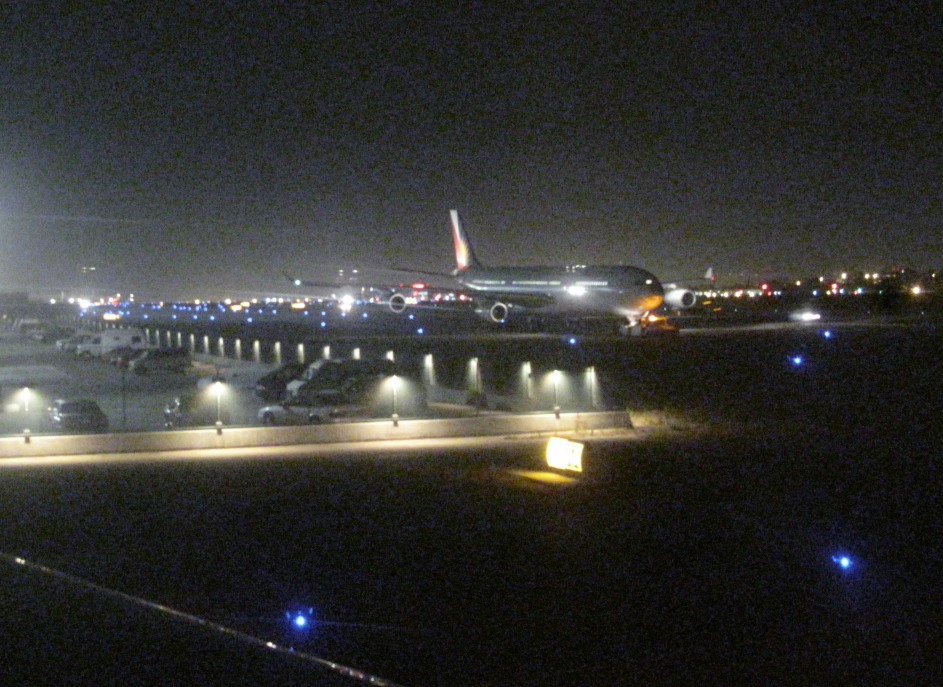
#> input picture tools/quality_validation/noise_ringing_validation/images/NR004.jpg, 2829 x 2061 px (shown at 1/3 size); its folder holds only this picture in this run
$ python -i experimental_noise_v3.py   (imports and definitions only)   (older library calls are emulated)
#> lines starting #> are read from the running program, lines starting #| are printed output that depends on the picture; after the words box and inside, x2 and y2 are one past the last pixel; in counts of white or black regions, pixels touching at a corner belong together
#> further down, picture is the input picture: shape (2061, 2829, 3); mean B, G, R 49, 51.9, 51.6
#!/usr/bin/env python3
"""Research-only Noise v3 estimator for ACCESS VisionCheck.

Does not modify experimental_classical_v2 or production scoring.

Why v2 fails (diagnosis):
- v2 uses |Y - GaussianBlur(Y)| std on a low-gradient mask.
- Structured texture, sharpening residuals, and JPEG grain in 'flat' masks still
  leak into that residual.
- Chrominance noise is invisible to a luma-only residual.
- On the ACCESS pilot, the detector often assigns badge 5 while humans rate 3
  (under-detection), producing a wrong-signed rank relationship.

v3 approach (a priori; not fitted on SPAQ or ACCESS pilot):
1. Select flat 8x8 blocks by low luminance std AND low edge density.
2. Estimate robust high-pass energy per block with MAD of Laplacian (luma)
   and MAD of chroma residuals (U/V).
3. Aggregate with a median over flat blocks (resistant to outlier textured tiles).
4. Also compute a v2-style homogeneous luma residual as a safety channel
   (preserves rank signal when flat MAD under-fires on processed photos).
5. amount = max(luma_mad, CHROMA_WEIGHT * chroma_mad, homog_residual).
6. Mild dark-visibility weight (a priori).
7. Map to cleanliness q with REF from synthetic AWGN.
"""

from __future__ import annotations

from typing import Any

import numpy as np

try:
    import cv2
except ImportError:  # pragma: no cover
    cv2 = None  # type: ignore

NOISE_V3_ID = "experimental_noise_v3"
RESIZE_CAP = 1024

# A priori from synthetic AWGN ladders (flat + photo + chroma). Not SPAQ/pilot.
NOISE_AMOUNT_REF = 10.0
CHROMA_WEIGHT = 1.35
BLOCK = 8
MIN_FLAT_BLOCKS = 12
# Flat block gates (8-bit).
FLAT_STD_MAX = 6.5
FLAT_EDGE_MAX = 0.08
DARK_VISIBILITY_GAIN = 0.45  # amount *= 1 + gain*(1 - mean_luma)


def clip01(x: float) -> float:
    return max(0.0, min(1.0, float(x)))


def _resize_longest(bgr: np.ndarray, cap: int = RESIZE_CAP) -> np.ndarray:
#> called with cap = 1024
    h, w = bgr.shape[:2]
    longest = max(h, w)
    if longest <= cap:
        return bgr
    scale = cap / float(longest)
    nh, nw = max(1, int(round(h * scale))), max(1, int(round(w * scale)))
    return cv2.resize(bgr, (nw, nh), interpolation=cv2.INTER_AREA)


def _mad(values: np.ndarray) -> float:
    if values.size == 0:
        return 0.0
    med = float(np.median(values))
    return float(np.median(np.abs(values - med)))


def _sigma_from_mad(mad: float) -> float:
    # Robust Gaussian scale: sigma ≈ 1.4826 * MAD
    return 1.4826 * float(mad)


def _flat_block_coords(y: np.ndarray, edges: np.ndarray) -> list[tuple[int, int]]:
    h, w = y.shape
    coords: list[tuple[int, int]] = []
    for by in range(0, h - BLOCK + 1, BLOCK):
        for bx in range(0, w - BLOCK + 1, BLOCK):
            tile = y[by : by + BLOCK, bx : bx + BLOCK]
            if float(np.std(tile)) > FLAT_STD_MAX:
                continue
            e = edges[by : by + BLOCK, bx : bx + BLOCK]
            if float(np.mean(e > 0)) > FLAT_EDGE_MAX:
                continue
            coords.append((by, bx))
    return coords


def estimate_noise_bgr(bgr: np.ndarray) -> dict[str, Any]:
    """Return noise amount / cleanliness for a BGR image."""
    if cv2 is None:
        raise RuntimeError("OpenCV required for Noise v3")
    work = _resize_longest(bgr, RESIZE_CAP)
    yuv = cv2.cvtColor(work, cv2.COLOR_BGR2YUV)
#> yuv: shape (746, 1024, 3); mean of channels 0, 1, 2 51.5, 126.8, 128
    y = yuv[:, :, 0].astype(np.float64)
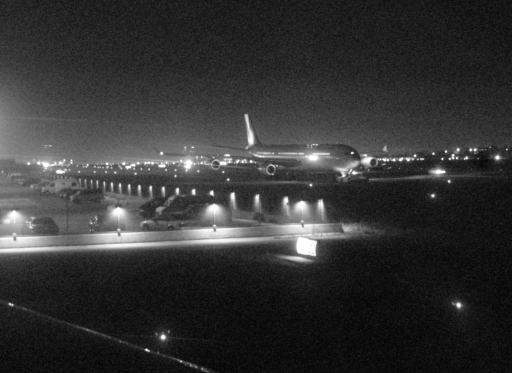
#> y: shape (746, 1024) float64 (shown at 1/2 size); min 1, max 254, mean 51.5
    u = yuv[:, :, 1].astype(np.float64)
    v = yuv[:, :, 2].astype(np.float64)
    y_u8 = yuv[:, :, 0]
    edges = cv2.Canny(y_u8, 60, 140)
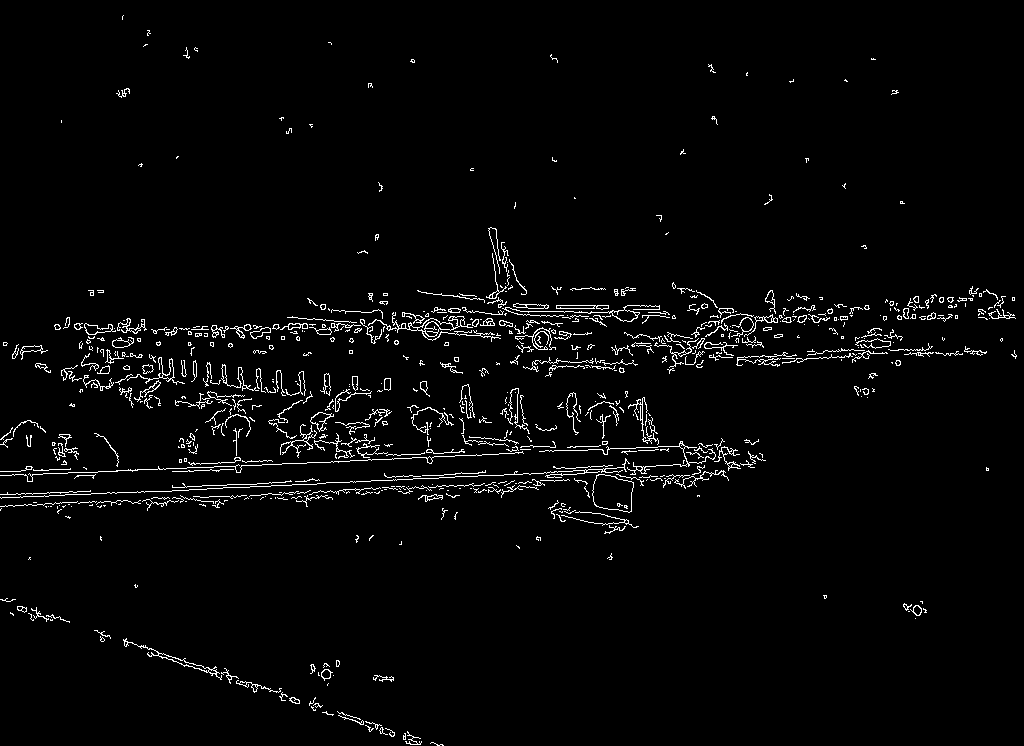
#> edges: shape (746, 1024); 2.6% white in thin lines or dots

    coords = _flat_block_coords(y, edges)
#> after the loop in _flat_block_coords, `for by in range(0, h - BLOCK + 1, BLOCK):`: coords = 8244 pairs, first value 0 to 736, second value 0 to 1016
    luma_sigs: list[float] = []
    chroma_sigs: list[float] = []

    # Mild blur for chroma residual; Laplacian MAD for luma high-frequency grain.
    u_blur = cv2.GaussianBlur(u, (3, 3), 0)
    v_blur = cv2.GaussianBlur(v, (3, 3), 0)

    for by, bx in coords:
        y_tile = y[by : by + BLOCK, bx : bx + BLOCK]
        lap = cv2.Laplacian(y_tile, cv2.CV_64F)
        luma_sigs.append(_sigma_from_mad(_mad(lap.ravel())) / 6.0)
        # /6 approximates Immerkaer-style scaling for 3x3 Laplacian energy.

        u_res = (u[by : by + BLOCK, bx : bx + BLOCK] - u_blur[by : by + BLOCK, bx : bx + BLOCK]).ravel()
        v_res = (v[by : by + BLOCK, bx : bx + BLOCK] - v_blur[by : by + BLOCK, bx : bx + BLOCK]).ravel()
        chroma_sigs.append(
            max(_sigma_from_mad(_mad(u_res)), _sigma_from_mad(_mad(v_res)))
        )
#> this loop made 8244 passes
#> bx on passes 1 to 3: 8, 16, 24
#> after the loop, chroma_sigs = 8244 values, max 1.53 at index 2903, min 0 at index 3909, mean 0.622; luma_sigs = 8244 values, max 4.69 at index 2300, min 0 at index 4814, mean 2.52

    n_flat = len(coords)
#> n_flat = 8244
    if n_flat < MIN_FLAT_BLOCKS:
        # Fallback: global low-gradient MAD (still robust, still chroma-aware).
        gx = cv2.Sobel(y, cv2.CV_64F, 1, 0, ksize=3)
        gy = cv2.Sobel(y, cv2.CV_64F, 0, 1, ksize=3)
        mag = np.sqrt(gx * gx + gy * gy)
        thr = max(float(np.percentile(mag, 25)), 6.0)
        mask = mag <= thr
        if int(np.count_nonzero(mask)) < 256:
            mask = np.ones_like(y, dtype=bool)
        lap = cv2.Laplacian(y, cv2.CV_64F)
        luma_sigma = _sigma_from_mad(_mad(lap[mask].ravel())) / 6.0
        chroma_sigma = max(
            _sigma_from_mad(_mad((u - u_blur)[mask].ravel())),
            _sigma_from_mad(_mad((v - v_blur)[mask].ravel())),
        )
        fallback = True
    else:
        luma_sigma = float(np.median(np.asarray(luma_sigs, dtype=float)))
#> luma_sigma = 2.47
        chroma_sigma = float(np.median(np.asarray(chroma_sigs, dtype=float)))
#> chroma_sigma = 0.602
        fallback = False

    # Homogeneous luma residual (v2-style) as a safety channel.
    y_blur = cv2.GaussianBlur(y_u8, (5, 5), 0).astype(np.float64)
    residual = np.abs(y - y_blur)
    gx = cv2.Sobel(y, cv2.CV_64F, 1, 0, ksize=3)
    gy = cv2.Sobel(y, cv2.CV_64F, 0, 1, ksize=3)
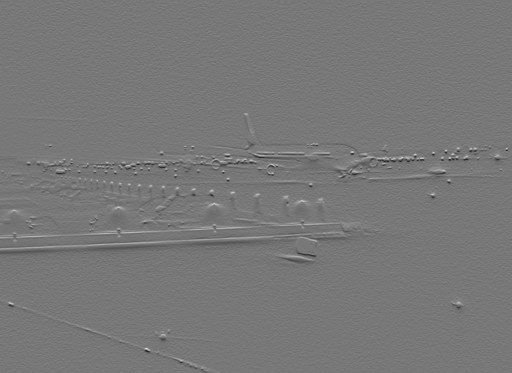
#> gy: shape (746, 1024) float64 (shown at 1/2 size); min -656, max 738, mean -0.1; drawn with min black and max white
    mag = np.sqrt(gx * gx + gy * gy)
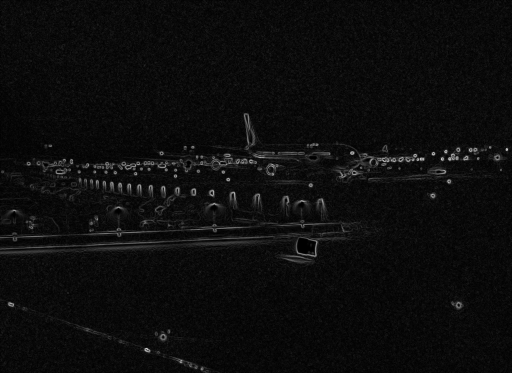
#> mag: shape (746, 1024) float64 (shown at 1/2 size); min 0, max 744.9, mean 38.4; drawn with min black and max white
    thr = max(float(np.percentile(mag, 30)), 8.0)
#> thr = 21.02
    homog_mask = mag <= thr
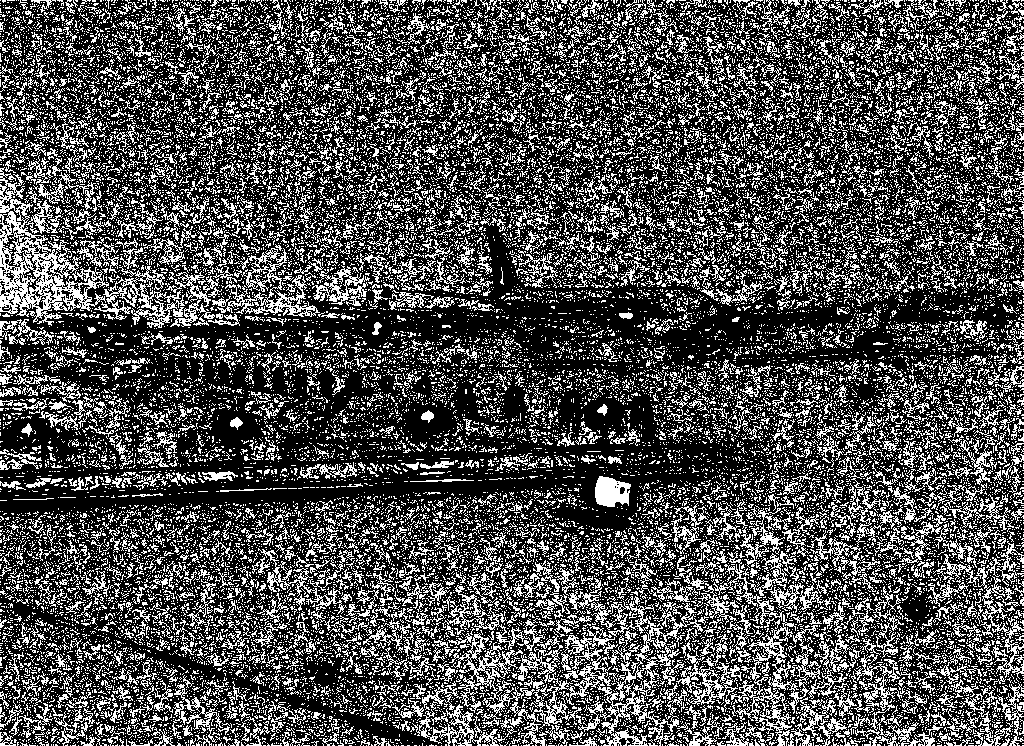
#> homog_mask: shape (746, 1024) bool; 30.4% white in thin lines or dots
    if int(np.count_nonzero(homog_mask)) < 256:
        homog_residual = float(np.std(residual))
    else:
        homog_residual = float(np.std(residual[homog_mask]))
#> homog_residual = 2.3

    mean_luma = float(np.mean(y) / 255.0)
#> mean_luma = 0.202
    amount_raw = max(float(luma_sigma), CHROMA_WEIGHT * float(chroma_sigma), homog_residual)
#> amount_raw = 2.47
    visibility = 1.0 + DARK_VISIBILITY_GAIN * (1.0 - mean_luma)
#> visibility = 1.36
    amount = float(amount_raw * visibility)
#> amount = 3.36
    q_clean = clip01(1.0 - amount / NOISE_AMOUNT_REF)
#> q_clean = 0.664

    return {
        "estimator_id": NOISE_V3_ID,
        "noise_amount": amount,
        "noise_amount_raw": amount_raw,
        "luma_sigma": float(luma_sigma),
        "chroma_sigma": float(chroma_sigma),
        "homog_residual": homog_residual,
        "quality_cleanliness_0_1": q_clean,
        "n_flat_blocks": n_flat,
        "used_fallback_mask": fallback,
        "mean_luma": mean_luma,
        "visibility_weight": visibility,
        "resize_cap": RESIZE_CAP,
        "a_priori_scales": {
            "NOISE_AMOUNT_REF": NOISE_AMOUNT_REF,
            "CHROMA_WEIGHT": CHROMA_WEIGHT,
            "FLAT_STD_MAX": FLAT_STD_MAX,
            "FLAT_EDGE_MAX": FLAT_EDGE_MAX,
            "DARK_VISIBILITY_GAIN": DARK_VISIBILITY_GAIN,
            "combine": "max(luma_mad, CHROMA_WEIGHT*chroma_mad, homog_residual)",
            "fitted_on_spaq": False,
            "fitted_on_access_pilot": False,
        },
        "notes": (
            "Flat-block MAD Laplacian (luma) + chroma residual MAD, combined via max "
            "with homogeneous luma residual. Higher noise_amount = more noise."
        ),
    }


# [16 lines left out: function estimate_noise_bytes, not called in this run]

>>> import cv2
>>> picture = cv2.imread('noise_ringing_validation/images/NR004.jpg')
>>> result = estimate_noise_bgr(picture)
#> result = 14 items

$ run again, on tools/quality_validation/noise_ringing_validation/images/NR006.jpg
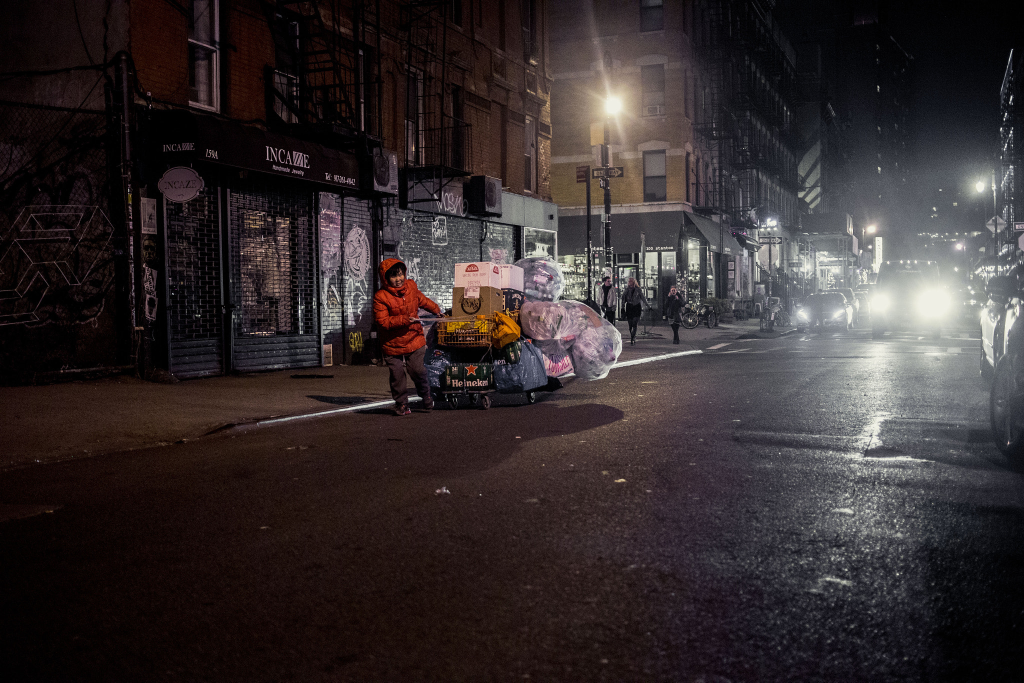
#> input picture tools/quality_validation/noise_ringing_validation/images/NR006.jpg, 2048 x 1365 px (shown at 1/2 size)
#> picture is the input picture: shape (1365, 2048, 3); mean B, G, R 45.2, 44.3, 52
#> yuv: shape (682, 1024, 3); mean of channels 0, 1, 2 46.7, 127.3, 132.6
#> in estimate_noise_bgr, `edges = cv2.Canny(y_u8, 60, 140)`:
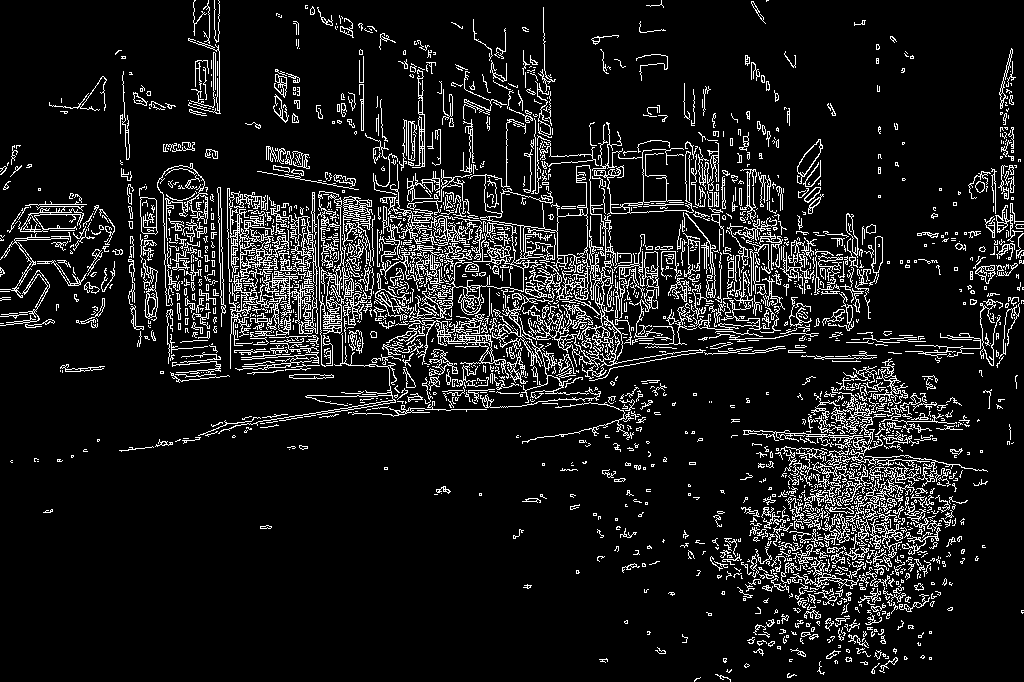
#> edges: shape (682, 1024); 10.2% white in thin lines or dots
#> after the loop in _flat_block_coords, `for by in range(0, h - BLOCK + 1, BLOCK):`: coords = 5639 pairs, first value 0 to 672, second value 0 to 1016
#> the loop in estimate_noise_bgr, `for by, bx in coords:` made 5639 passes
#> bx on passes 1 to 3: 0, 8, 16
#> after the loop in estimate_noise_bgr, `for by, bx in coords:`: chroma_sigs = 5639 values, max 2.78 at index 149, min 0 at index 77, mean 0.358; luma_sigs = 5639 values, max 5.31 at index 2389, min 0 at index 115, mean 2
#> n_flat = 5639
#> luma_sigma = 2.1
#> chroma_sigma = 0.278
#> thr = 13.42
#> in estimate_noise_bgr, `homog_mask = mag <= thr`:
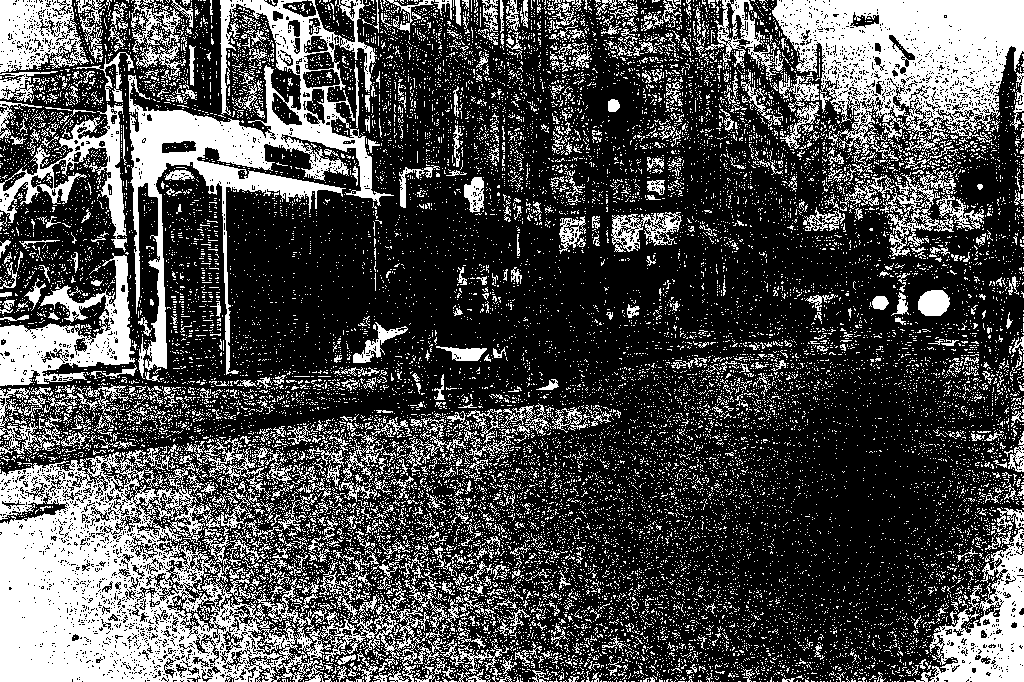
#> homog_mask: shape (682, 1024) bool; 30.3% white; 19560 white regions (18823 under 20 px), largest, box (x1, y1, x2, y2) and area: (0, 452, 324, 682) 38744, (772, 0, 1024, 159) 22226, (128, 0, 394, 379) 20831
#> homog_residual = 2.19
#> mean_luma = 0.183
#> amount_raw = 2.19
#> visibility = 1.37
#> amount = 2.99
#> q_clean = 0.701
#> result = 14 items
